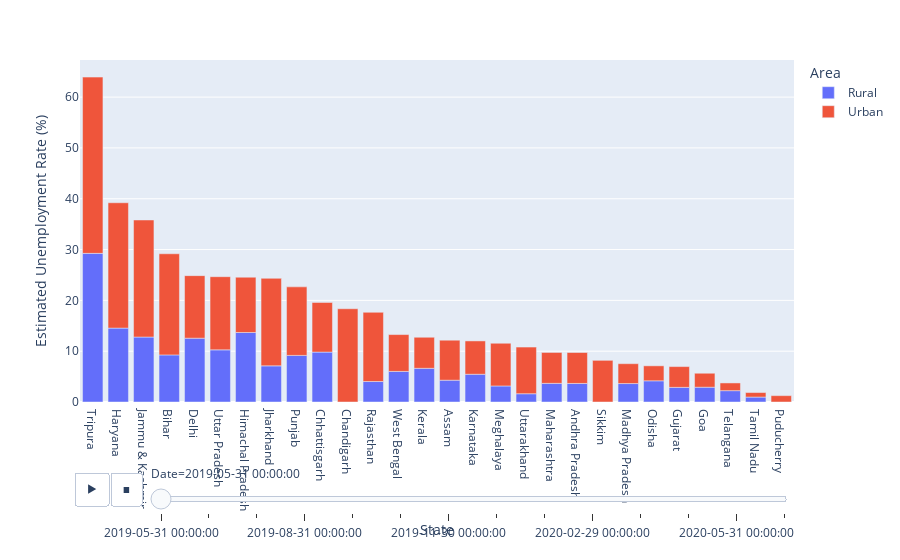

Notebook code for this chart:
### Code cell
fig=px.bar(data_format,x='State', y='Estimated Unemployment Rate (%)',animation_frame='Date', color='Area')
fig.update_layout(xaxis={'categoryorder':'total descending'})
fig.layout.updatemenus[0].buttons[0].args[1]['frame']['duration']=1500
fig.show()

### Figure 1 — Plotly figure (JSON) as saved in the notebook; plotly's stock layout.template omitted (floating-point values rounded to 4 significant figures)
{"data": [{"alignmentgroup": "True", "hovertemplate": "Area=Rural<br>Date=2019-05-31 00:00:00<br>State=%{x}<br>Estimated Unemployment Rate (%)=%{y}<extra></extra>", "legendgroup": "Rural", "marker": {"color": "#636efa", "pattern": {"shape": ""}}, "name": "Rural", "offsetgroup": "Rural", "orientation": "v", "showlegend": true, "textposition": "auto", "type": "bar", "x": ["Andhra Pradesh", "Assam", "Bihar", "Chhattisgarh", "Delhi", "Goa", "Gujarat", "Haryana", "Himachal Pradesh", "Jammu & Kashmir", "Jharkhand", "Karnataka", "Kerala", "Madhya Pradesh", "Maharashtra", "Meghalaya", "Odisha", "Puducherry", "Punjab", "Rajasthan", "Tamil Nadu", "Telangana", "Tripura", "Uttar Pradesh", "Uttarakhand", "West Bengal"], "xaxis": "x", "y": [3.65, 4.29, 9.27, 9.82, 12.56, 2.91, 2.88, 14.54, 13.68, 12.78, 7.11, 5.46, 6.63, 3.63, 3.67, 3.16, 4.17, 0, 9.17, 4.03, 0.97, 2.23, 29.25, 10.26, 1.63, 6.02], "yaxis": "y"}, {"alignmentgroup": "True", "hovertemplate": "Area=Urban<br>Date=2019-05-31 00:00:00<br>State=%{x}<br>Estimated Unemployment Rate (%)=%{y}<extra></extra>", "legendgroup": "Urban", "marker": {"color": "#EF553B", "pattern": {"shape": ""}}, "name": "Urban", "offsetgroup": "Urban", "orientation": "v", "showlegend": true, "textposition": "auto", "type": "bar", "x": ["Andhra Pradesh", "Assam", "Bihar", "Chandigarh", "Chhattisgarh", "Delhi", "Goa", "Gujarat", "Haryana", "Himachal Pradesh", "Jammu & Kashmir", "Jharkhand", "Karnataka", "Kerala", "Madhya Pradesh", "Maharashtra", "Meghalaya", "Odisha", "Puducherry", "Punjab", "Rajasthan", "Sikkim", "Tamil Nadu", "Telangana", "Tripura", "Uttar Pradesh", "Uttarakhand", "West Bengal"], "xaxis": "x", "y": [6.09, 7.87, 19.9, 18.35, 9.77, 12.31, 2.75, 4.09, 24.67, 10.88, 23.04, 17.23, 6.56, 6.11, 3.91, 6.08, 8.4, 2.95, 1.25, 13.49, 13.62, 8.2, 0.89, 1.52, 34.69, 14.4, 9.17, 7.25], "yaxis": "y"}], "layout": {"autosize": true, "barmode": "relative", "legend": {"title": {"text": "Area"}, "tracegroupgap": 0}, "margin": {"t": 60}, "sliders": [{"active": 0, "currentvalue": {"prefix": "Date="}, "len": 0.9, "pad": {"b": 10, "t": 60}, "steps": [{"args": [["2019-05-31 00:00:00"], {"frame": {"duration": 0, "redraw": true}, "fromcurrent": true, "mode": "immediate", "transition": {"duration": 0, "easing": "linear"}}], "label": "2019-05-31 00:00:00", "method": "animate"}, {"args": [["2019-06-30 00:00:00"], {"frame": {"duration": 0, "redraw": true}, "fromcurrent": true, "mode": "immediate", "transition": {"duration": 0, "easing": "linear"}}], "label": "2019-06-30 00:00:00", "method": "animate"}, {"args": [["2019-07-31 00:00:00"], {"frame": {"duration": 0, "redraw": true}, "fromcurrent": true, "mode": "immediate", "transition": {"duration": 0, "easing": "linear"}}], "label": "2019-07-31 00:00:00", "method": "animate"}, {"args": [["2019-08-31 00:00:00"], {"frame": {"duration": 0, "redraw": true}, "fromcurrent": true, "mode": "immediate", "transition": {"duration": 0, "easing": "linear"}}], "label": "2019-08-31 00:00:00", "method": "animate"}, {"args": [["2019-09-30 00:00:00"], {"frame": {"duration": 0, "redraw": true}, "fromcurrent": true, "mode": "immediate", "transition": {"duration": 0, "easing": "linear"}}], "label": "2019-09-30 00:00:00", "method": "animate"}, {"args": [["2019-10-31 00:00:00"], {"frame": {"duration": 0, "redraw": true}, "fromcurrent": true, "mode": "immediate", "transition": {"duration": 0, "easing": "linear"}}], "label": "2019-10-31 00:00:00", "method": "animate"}, {"args": [["2019-11-30 00:00:00"], {"frame": {"duration": 0, "redraw": true}, "fromcurrent": true, "mode": "immediate", "transition": {"duration": 0, "easing": "linear"}}], "label": "2019-11-30 00:00:00", "method": "animate"}, {"args": [["2019-12-31 00:00:00"], {"frame": {"duration": 0, "redraw": true}, "fromcurrent": true, "mode": "immediate", "transition": {"duration": 0, "easing": "linear"}}], "label": "2019-12-31 00:00:00", "method": "animate"}, {"args": [["2020-01-31 00:00:00"], {"frame": {"duration": 0, "redraw": true}, "fromcurrent": true, "mode": "immediate", "transition": {"duration": 0, "easing": "linear"}}], "label": "2020-01-31 00:00:00", "method": "animate"}, {"args": [["2020-02-29 00:00:00"], {"frame": {"duration": 0, "redraw": true}, "fromcurrent": true, "mode": "immediate", "transition": {"duration": 0, "easing": "linear"}}], "label": "2020-02-29 00:00:00", "method": "animate"}, {"args": [["2020-03-31 00:00:00"], {"frame": {"duration": 0, "redraw": true}, "fromcurrent": true, "mode": "immediate", "transition": {"duration": 0, "easing": "linear"}}], "label": "2020-03-31 00:00:00", "method": "animate"}, {"args": [["2020-04-30 00:00:00"], {"frame": {"duration": 0, "redraw": true}, "fromcurrent": true, "mode": "immediate", "transition": {"duration": 0, "easing": "linear"}}], "label": "2020-04-30 00:00:00", "method": "animate"}, {"args": [["2020-05-31 00:00:00"], {"frame": {"duration": 0, "redraw": true}, "fromcurrent": true, "mode": "immediate", "transition": {"duration": 0, "easing": "linear"}}], "label": "2020-05-31 00:00:00", "method": "animate"}, {"args": [["2020-06-30 00:00:00"], {"frame": {"duration": 0, "redraw": true}, "fromcurrent": true, "mode": "immediate", "transition": {"duration": 0, "easing": "linear"}}], "label": "2020-06-30 00:00:00", "method": "animate"}], "x": 0.1, "xanchor": "left", "y": 0, "yanchor": "top"}], "updatemenus": [{"active": 0, "buttons": [{"args": [null, {"frame": {"duration": 1500, "redraw": true}, "fromcurrent": true, "mode": "immediate", "transition": {"duration": 500, "easing": "linear"}}], "label": "&#9654;", "method": "animate"}, {"args": [[null], {"frame": {"duration": 0, "redraw": true}, "fromcurrent": true, "mode": "immediate", "transition": {"duration": 0, "easing": "linear"}}], "label": "&#9724;", "method": "animate"}], "direction": "left", "pad": {"r": 10, "t": 70}, "showactive": false, "type": "buttons", "x": 0.1, "xanchor": "right", "y": 0, "yanchor": "top"}], "xaxis": {"anchor": "y", "autorange": true, "categoryorder": "total descending", "domain": [0, 1], "range": [-0.5, 27.5], "title": {"text": "State"}, "type": "category"}, "yaxis": {"anchor": "x", "autorange": true, "domain": [0, 1], "range": [0, 67.31], "title": {"text": "Estimated Unemployment Rate (%)"}, "type": "linear"}}}
